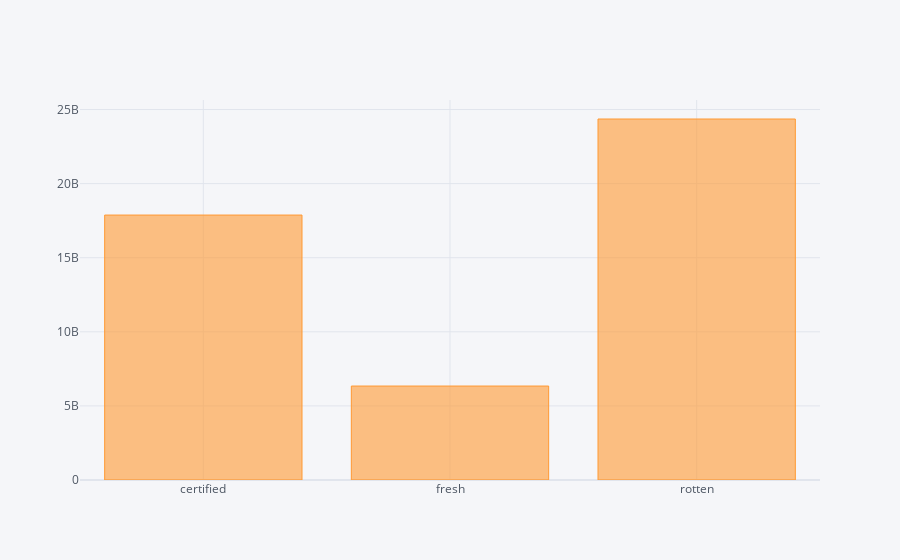

Source (notebook cell):
### Markdown cell above
**Number of rotten movies are slightly greater than fresh movies.**

### Code cell
def f(x):
    a = ''
    s = ['$',',']
    for i in x:
        if i not in s:
            a += i
    return int(a)
asset_df=asset_df.dropna()
asset_df['BOX_OFFICE_EARNINGS']=asset_df['BOX_OFFICE_EARNINGS'].apply(lambda x: f(x))
df1 = asset_df.groupby('TOMATO_IMAGE')['BOX_OFFICE_EARNINGS'].sum().reset_index()
df1.iplot(kind='bar',x='TOMATO_IMAGE')

### Figure 1 — Plotly figure (JSON) as saved in the notebook; plotly's stock layout.template omitted (floating-point values rounded to 4 significant figures)
{"data": [{"marker": {"color": "rgba(255, 153, 51, 0.6)", "line": {"color": "rgba(255, 153, 51, 1.0)", "width": 1}}, "name": "BOX_OFFICE_EARNINGS", "orientation": "v", "text": "", "x": ["certified", "fresh", "rotten"], "y": [17879531200, 6340852400, 24361905400], "type": "bar"}], "layout": {"legend": {"bgcolor": "#F5F6F9", "font": {"color": "#4D5663"}}, "paper_bgcolor": "#F5F6F9", "plot_bgcolor": "#F5F6F9", "title": {"font": {"color": "#4D5663"}}, "xaxis": {"gridcolor": "#E1E5ED", "showgrid": true, "tickfont": {"color": "#4D5663"}, "title": {"font": {"color": "#4D5663"}, "text": ""}, "zerolinecolor": "#E1E5ED"}, "yaxis": {"gridcolor": "#E1E5ED", "showgrid": true, "tickfont": {"color": "#4D5663"}, "title": {"font": {"color": "#4D5663"}, "text": ""}, "zerolinecolor": "#E1E5ED"}}}
